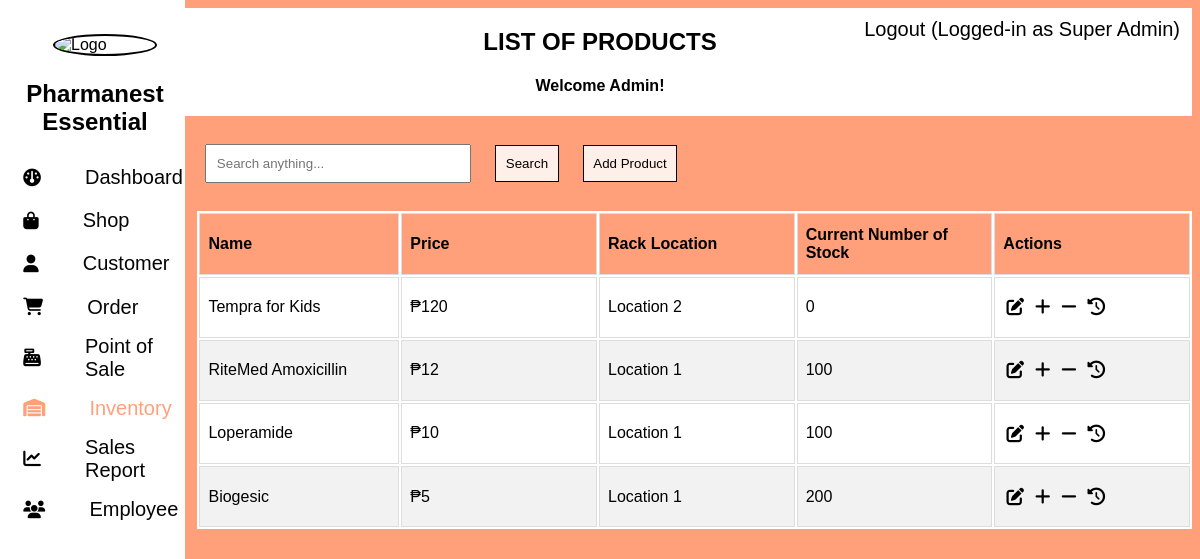
Page /admin/inventory/product/index.php (signed in) on the committed database.
### tables this page shows
CREATE TABLE `product` (
  `id` int(11) NOT NULL,
  `name` varchar(256) NOT NULL,
  `price` double NOT NULL,
  `current_quantity` int(11) NOT NULL DEFAULT 0,
  `applicable_discounts` varchar(128) NOT NULL,
  `prescription_is_required` tinyint(1) NOT NULL,
  `photo` text NOT NULL,
  `rack_location` text NOT NULL,
  `maintaining_quantity` int(11) NOT NULL,
  `cost` double DEFAULT NULL
);

### admin/inventory/product/index.php (the view, shortened to what this page needs)
<?php
    $base_url = $_SESSION["BASE_URL"];
    $doc_root = $_SESSION["DOC_ROOT"];
?>
<!DOCTYPE html>
<html>
    <head>
        <link rel="stylesheet" href="https://cdnjs.cloudflare.com/ajax/libs/font-awesome/6.5.1/css/all.min.css">
        <link rel="stylesheet" type="text/css" href="<?php echo $base_url;?>assets/styles/bootstrap.css">
        <link rel="stylesheet" type="text/css" href="../../styles.css">
        <link rel="stylesheet" type="text/css" href="styles.css">
    </head>
    <body>
        <?php include '../../components/side_nav.php'; ?>
        <?php
            include '../../components/top_nav.php';
        ?>
        <?php
            include($doc_root.'/utils/connect.php');
            $sqlGetProducts = "SELECT * FROM product";
            $filter_str = "";
            $query = NULL;
            $sqlGetProducts .= $filter_str." ORDER BY id DESC";
            $result = mysqli_query($conn,$sqlGetProducts);
        ?>
        <div class="search">
            <form method="GET" action="">
                <input type="text" value="<?php echo $query; ?>" name="query" placeholder="Search anything...">
                <button class="btns" type="submit">Search</button>
                <button type="button" class="btns" onclick="redirectToPage('add')">Add Product</button>
            </form>
        </div>
        <div class="table">
            <table>
                <thead>
                    <tr>
                        <th>Name</th>
                        <th>Price</th>
                        <th>Rack Location</th>
                        <th>Current Number of Stock</th>
                        <th>Actions</th>
                    </tr>
                </thead>
                <tbody>
                    <?php
                    while($data = mysqli_fetch_array($result)){
                    ?>
                    <tr>
                        <td><?php echo $data["name"];?></td>
                        <td>₱<?php echo $data["price"];?></td>
                        <td><?php echo $data["rack_location"];?></td>
                        <td><?php echo $data["current_quantity"];?></td>
                        <td>
                            <a href="./edit/index.php?product_id=<?php echo $data["id"]; ?>"><i class="button-icon fas fa-pen-to-square" title="Edit"></i></a>
                            <a href="../stock/add/index.php?product_id=<?php echo $data["id"]; ?>"><i class="button-icon fas fa-plus" title="Stock In"></i></a>
                            <a href="../stock/batch/index.php?product_id=<?php echo $data["id"]; ?>"><i class="button-icon fas fa-minus" title="Stock Out"></i></a>
                            <a href="../history/index.php?product_id=<?php echo $data["id"]; ?>"><i class="button-icon fas fa-clock-rotate-left" title="View History"></i></a>
                        </td>
                    </tr>
                    <?php
                    }
                    ?>
                </tbody>
            </table>
        </div>
    </body>
</html>

### admin/styles.css (style rules this page uses)
body { font-family: Arial, sans-serif; background-color: lightsalmon; }
i { padding:0.8rem 0.2rem; border-radius:10px; font-size:1.10rem; cursor:pointer; margin:0 15px; transition:1s; }

### admin/inventory/product/styles.css (style rules this page uses)
.search { float: right; background-color: transparent; width: 82%; padding: 1rem; margin-top: 1%; }
input { padding: 1%; width: 25%; }
.table { background-color: white; width: 84%; float: right; font-family: Arial; border-collapse: collapse; overflow:auto; margin-top: 1%; }
.table td, .table th { border: 1px solid #ddd; padding: 8px; }
th { width: 10%; }
.table tr:nth-child(even) { background-color: #f2f2f2; }
.table th { padding-top: 12px; padding-bottom: 12px; text-align: left; background-color: lightsalmon; color: black; }
.btns { background-color: rgba(255, 255, 255, 0.836); padding: 1%; border: solid black 1px; }
button { background-color: lightsalmon; padding: 5%; margin-left: 2%; cursor: pointer; }
.button-icon { margin-right: 0px; margin-left: 0px; color: black; }

### rows in the picture
product: name "Tempra for Kids", price "120", rack_location "Location 2", current_quantity "0"
product: name "RiteMed Amoxicillin", price "12", rack_location "Location 1", current_quantity "100"
product: name "Loperamide", price "10", rack_location "Location 1", current_quantity "100"
product: name "Biogesic", price "5", rack_location "Location 1", current_quantity "200"

### other values in the picture
$_SESSION['user_role'] "Super Admin"
$current_page_title "LIST OF PRODUCTS"
$_SESSION['user_first_name'] "Admin"
